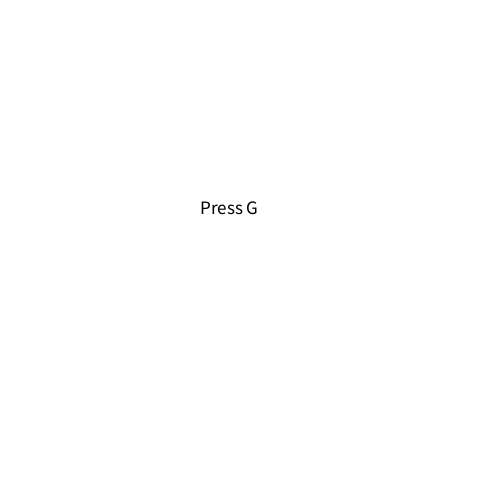
Frame 1 (no input)
Frame 60 (the mouse pressed at the canvas centre just before this capture): identical to frame 1, image omitted
Frame 120 (the mouse held since frame 60 and released just before this capture): identical to frame 1, image omitted

The Processing sketch that drew this single still picture (run headless with seeded random() and noise(); from frame 60 on, the mouse is pressed at the canvas centre):

// Processing sketch: processing_182626
// ── processing_182626.pde

void setup() 
{
  size(500,500);
  background(255);
  smooth();
   String s = "Press G";
   textSize(19); 
   fill (0); 
   text (s,200,200,70,80);  
   println(s);  
} 

void draw()
{   
  if (keyPressed)
  {
    if (key == 'G' || key == 'g')
      {
        background(0, 255, 0);
        textSize(20); 
        String s = "Press Y";
        fill (0); 
        text (s,200,200,100,100);  
        println(s);  
      }
    
    if (key == 'Y' || key == 'y')
        {
          background(255, 251, 0);
          textSize(20); 
          String s = "Press S";
          fill (0); 
          text (s,200,200,100,100);  
          println(s);  
        }
      
    
    if (key == 'S' || key == 's')
      {
        background(255, 0, 0);
        textSize(20); 
        String s = "Press E";
        fill (0); 
        text (s,200,200,100,100);  
        println(s);  
      }
      
      if (key == 'E' || key == 'e')
      {
        background(0);
        textSize(20); 
        String s = "ENOUGH";
        fill (255); 
        text (s,200,200,100,100);  
        println(s);  
      } 
  }
}
